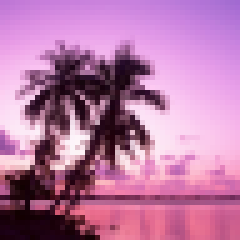
#> input picture dream.png, 48 x 48 px (shown 5 times larger)
$ python image_segmentation.py   (older library calls are emulated)
#> lines starting #> are read from the running program, lines starting #| are printed output that depends on the picture; after the words box and inside, x2 and y2 are one past the last pixel; in counts of white or black regions, pixels touching at a corner belong together
# image_segmentation.py
"""Image Segmentation.
R. Connor Franckowiak
Nov 8, 2020
"""

import numpy as np
import scipy.linalg as la
from imageio import imread
from matplotlib import pyplot as plt
from scipy.sparse import lil_matrix as lm
from scipy.sparse import csc_matrix as csc
from scipy.sparse import linalg
from scipy.sparse import csgraph
from scipy.sparse import diags
import scipy.sparse


# [47 lines left out: functions laplacian, connectivity, not called in this run]


def get_neighbors(index, radius, height, width):
    """Calculate the flattened indices of the pixels that are within the given
    distance of a central pixel, and their distances from the central pixel.

    Parameters:
        index (int): The index of a central pixel in a flattened image array
            with original shape (radius, height).
        radius (float): Radius of the neighborhood around the central pixel.
        height (int): The height of the original image in pixels.
        width (int): The width of the original image in pixels.

    Returns:
        (1-D ndarray): the indices of the pixels that are within the specified
            radius of the central pixel, with respect to the flattened image.
        (1-D ndarray): the euclidean distances from the neighborhood pixels to
            the central pixel.
    """
    # Calculate the original 2-D coordinates of the central pixel.
    row, col = index // width, index % width

    # Get a grid of possible candidates that are close to the central pixel.
    r = int(radius)
    x = np.arange(max(col - r, 0), min(col + r + 1, width))
    y = np.arange(max(row - r, 0), min(row + r + 1, height))
    X, Y = np.meshgrid(x, y)

    # Determine which candidates are within the given radius of the pixel.
    R = np.sqrt(((X - col)**2 + (Y - row)**2))
    mask = R < radius
    return (X[mask] + Y[mask]*width).astype(np.int), R[mask]


class ImageSegmenter:
    """Class for storing and segmenting images.

    Attributes:
        image ((m,n,d) ndarray): original image matrix
        flat_grayscale ((,n) ndarray): flat array of the grayscale image.
    """


    def __init__(self, filename):
        """Read the image file. Store its brightness values as a flat array."""
#> called with filename = 'dream.png'
        image = imread(filename)
#> image is the input picture: shape (48, 48, 3); mean R, G, B 183, 120, 164.6
        self.image = image
        #Convert into grayscale, with values between 0 and 1
        if image.ndim == 3:
            grayscale = image.mean(axis=2) / 255
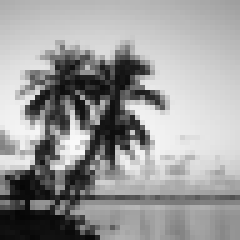
#> grayscale: shape (48, 48) float64 (shown 5 times larger); min 0.0261, max 0.978, mean 0.611
        else:
            grayscale = image / 255
        flat_grayscale = np.ravel(grayscale)
#> flat_grayscale = 2304 values, max 0.978 at index 1359, min 0.0261 at index 1780, mean 0.611
        self.flat_grayscale = flat_grayscale
#> self.flat_grayscale has the same summary as flat_grayscale


    # [10 lines left out: function show_original, not called in this run]


    def adjacency(self, r=5., sigma_B2=.02, sigma_X2=3.):
        """Compute the Adjacency and Degree matrices for the image graph."""
        #Extract size of image matrix
        if self.image.ndim == 3:
            m,n,d = self.image.shape
        else:
            m,n = self.image.shape
        #Construct the adjacency graph A
        A = lm((m*n,m*n),dtype=np.float)
        #Initialize the diagonal graph D
        D = np.array([0.]*(m*n))
        for i in range(m*n):
            neighbors, distances = get_neighbors(i,r,m,n)
            sum_weights = 0
            #Using equation 5.3 to construct the entries of A
            weights = np.exp(np.divide(-1*abs(self.flat_grayscale[neighbors]+(-self.flat_grayscale[i])),sigma_B2)-(np.divide(distances,sigma_X2)))
            A[i,neighbors] = weights
            D[i] = np.sum(weights)
        #Convert A to CSC Matrix for faster computation.
        A = A.tocsc()
        #Return the adjacency and diagonal matrices
        return A, D


    def cut(self, A, D):
        """Compute the boolean mask that segments the image."""
        L = csgraph.laplacian(A)
        #Calculate D^(-1/2)
        D_sqrt = diags(np.reciprocal(np.sqrt(D).astype(float)))
        ev = linalg.eigsh(D_sqrt @ L @ D_sqrt,which="SM",k=2)[1][:,1]
        if self.image.ndim == 3:
            m,n,d = self.image.shape
        else:
            m,n = self.image.shape
        ev = np.reshape(ev,(m,n))
        mask = ev > 0
        return mask


    def segment(self, r=5., sigma_B=.02, sigma_X=3.):
        """Display the original image and its segments."""
        A, D = self.adjacency(r,sigma_B,sigma_X)
#> after the loop in adjacency, `for i in range(m*n):`: D = 2304 values, max 17.17 at index 1289, min 1.02 at index 1632, mean 6.68
        mask = self.cut(A,D)
#> in cut, `ev = linalg.eigsh(D_sqrt @ L @ D_sqrt,which="SM",k=2)[1][:,1]`: ev = 2304 values, max 0.077 at index 2165, min -0.0157 at index 1289, mean 0.00252
#> in cut, `ev = np.reshape(ev,(m,n))`:
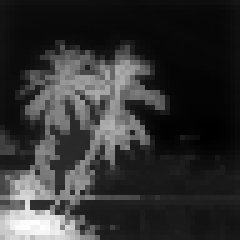
#> ev: shape (48, 48) float64 (shown 5 times larger); min -0.0157, max 0.077, mean 0.00252; drawn with min black and max white
#> in cut, `mask = ev > 0`:
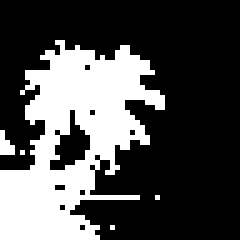
#> mask: shape (48, 48) bool (shown 5 times larger); 30.9% white; 5 white regions (4 under 20 px), largest, box (x1, y1, x2, y2) and area: (0, 8, 33, 48) 699
        #Show Original Image
        ax1 = plt.subplot(1,3,1)
        if self.image.ndim == 3:
            ax1.imshow(self.image)
        else:
            ax1.imshow(self.image, cmap="gray")
        #Stack mask if color image
        if self.image.ndim == 3:
            mask = np.dstack((mask, mask, mask))
        #Print one segment
        ax2 = plt.subplot(1,3,2)
        if self.image.ndim == 3:
            ax2.imshow(self.image*mask)
        else:
            ax2.imshow(self.image*mask, cmap="gray")
        #Print next segment
        ax3 = plt.subplot(1,3,3)
        if self.image.ndim == 3:
            ax3.imshow(self.image*~mask)
        else:
            ax3.imshow(self.image*~mask, cmap="gray")

        ax1.axis("off")
        ax2.axis("off")
        ax3.axis("off")
        plt.show()
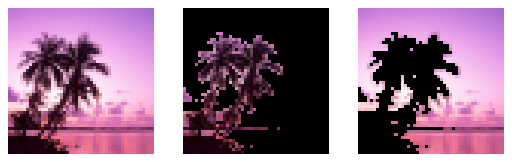
#> figure drawn by matplotlib, 3 panels


if __name__ == '__main__':
    #ImageSegmenter("dream_gray.png").segment()
    ImageSegmenter("dream.png").segment()
    #ImageSegmenter("monument_gray.png").segment()
    #ImageSegmenter("blue_heart.png").segment()
